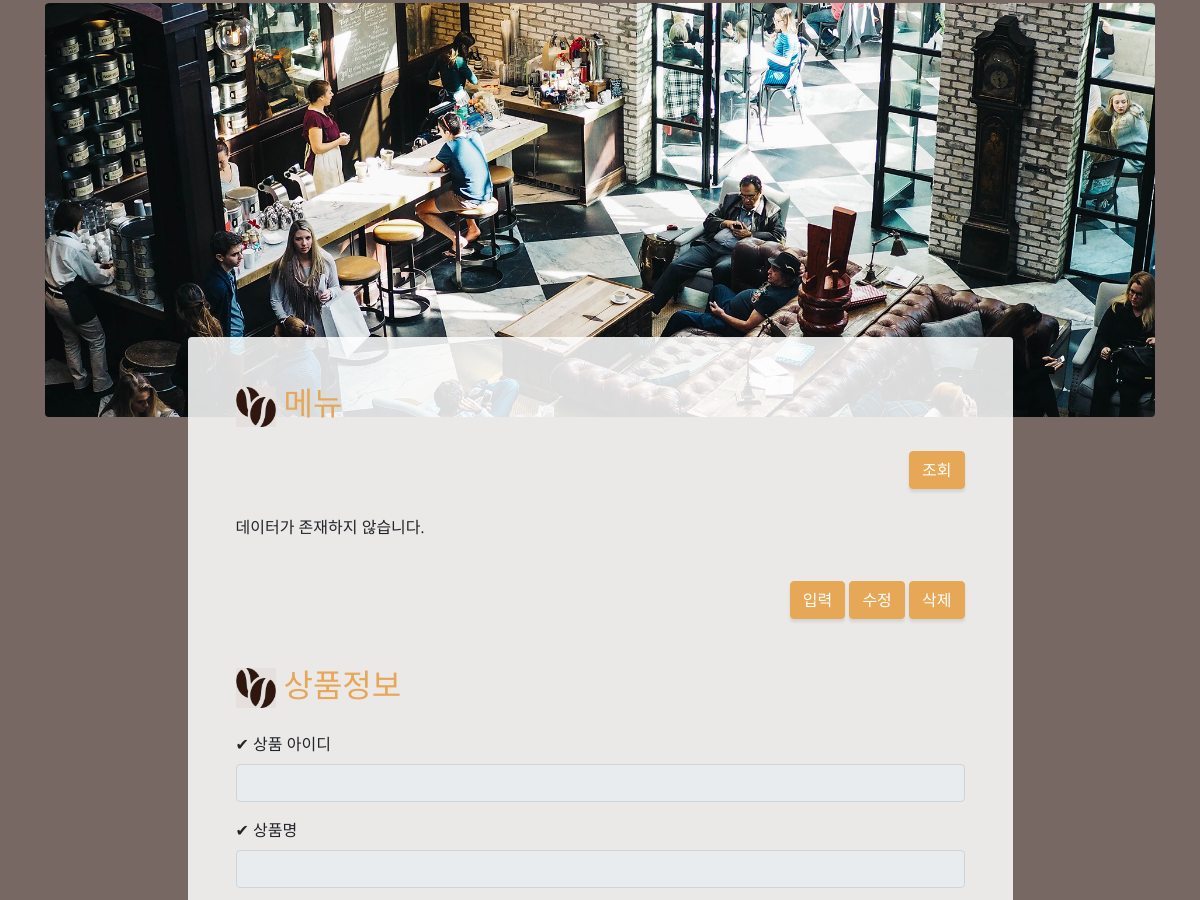
/maple/serchmenu/ (middle part), run on an earlier commit of the app's database.
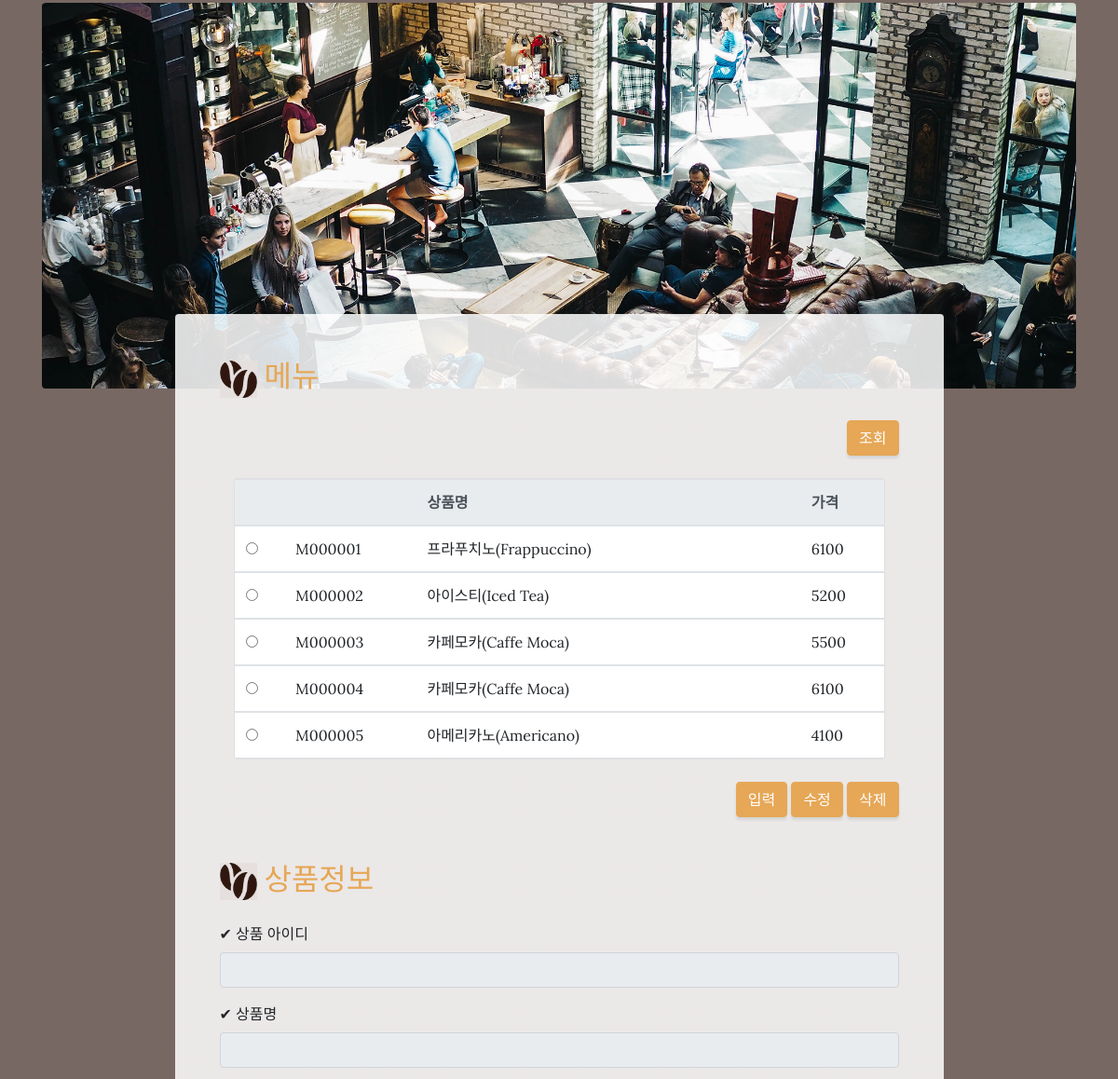
And on a later commit of the database.
### mapleApp/models.py (models this page shows, shortened)
class Menu(models.Model):
    menuid = models.CharField(max_length=20, primary_key=True) #메뉴 아이디
    menuname = models.CharField(max_length=100)                #메뉴명
    price = models.IntegerField()                              #가격
    def __str__(self):
        return self.menuid+ ' , '+self.menuname+ ' , ' + str(self.price)

### mapleApp/views.py (the view)
# urls.py: path('serchmenu/'    , views.serchmenu      ,name='serchmenu'),
def serchmenu(request):
    print('*> serchmenu :')
    menus = Menu.objects.all()
    print('menus', menus)
    context = {'menus': menus}
    menuName = request.POST.get('menuName', '0')
    return render(request, 'menu.html', context)

### mapleApp/templates/menu.html (shortened to what this page needs)
<!DOCTYPE html>
{% load static%}
<html lang="en">
<head>
  <link href="{% static 'vendor/bootstrap/css/bootstrap.min.css'%}" rel="stylesheet">
  <link href="{% static 'css/business-casual.min.css'  %}" rel="stylesheet">
</head>
<body>
  <section class="page-section about-heading">
    <div class="container">
      <img class="img-fluid rounded about-heading-img mb-3 mb-lg-0" src="img/about.jpg" alt="">
      <div class="about-heading-content">
        <div class="row">
          <div class="col-xl-9 col-lg-10 mx-auto">
            <div class="bg-faded rounded p-5">
              <h2 class="section-heading mb-4">
                <img  src="{% static 'img/cafe_icon3.png'%}" width="40" height="40">
                <span class="text-uppercase text-primary"> 메뉴 </span>
              </h2>
              <div class="intro-button" align="right">
                <button type="submit" class="btn btn-primary" id="serchBtn1">조회</button>
              </div>
              <br>
{%if menus %}
              <div class="container d-flex justify-content-center mt-50 mb-50">
                <div class="card w-100">
                  <div class="table-responsive">
                    <div style="width:100%; height:300px; overflow:auto ">
                    <table class="table table-hover ">
                      <thead class="thead-light">
                        <tr>
                          <th> </th>
                          <th scope="col"></th>
                          <th scope="col">상품명</th>
                          <th scope="col">가격</th>
                        </tr>
                      </thead>
{%  for menu in  menus   %}
                      <tbody>
                        <tr>
                          <td> <input  type="radio" name="radioValue" value="{{menu.menuid}}"> </td>
                          <td id="mId_{{menu.menuid}}">{{menu.menuid}}</td>
                          <td id="mName_{{menu.menuid}}" >{{menu.menuname}}</td>
                          <td id="mPrice_{{menu.menuid}}">{{menu.price}}</td>
                        </tr>
{%    endfor    %}
                      </tbody>
                    </table>
                    </div>
                  </div>
                </div>
              </div>
 {% else %}
       <p>  데이터가 존재하지 않습니다. </p>
 {% endif %}
              <br>
              <div class="intro-button" align="right">
                <button type="submit" class="btn btn-primary" id="inputBtn2">입력</button>
                <button type="submit" class="btn btn-primary" id="modiBtn2">수정</button>
                <button type="submit" class="btn btn-primary" id="delBtn2">삭제</button>
              </div>
              <br>
              <h2 class="section-heading mb-4">
                <img  src="{% static 'img/cafe_icon3.png'%}" width="40" height="40">
                <span class="text-uppercase text-primary" > 상품정보 </span>
              </h2>
              <section class="content">
                <div class="row">
                  <div class="col-md-12">
                    <div class="box box-primary">
                      <form id="regForm"  method="post" action="{% url 'insertmenu' %}" >
                        <div class="box-body">
                          <div class="form-group">
                            <label for="exampleInputEmail1"> ✔ 상품 아이디 </label>
                              <input type="text" readonly="readonly"
                                id='menuId' class="form-control" placeholder="">
                          </div>
                          <div class="form-group">
                            <label for="exampleInputEmail1"> ✔ 상품명 </label>
                              <input type="text" readonly="readonly"
                                id='menuName' class="form-control" placeholder="">
                          </div>
                        </div>
                      </form>
                    </div>
                  </div>
                </div>
              </section>
              <br>
              <br>
            </div>
          </div>
        </div>
      </div>
    </div>
  </section>
</body>
</html>

What changed in the data, as far as the page shows it:
added Menu: menuid "M000001", menuname "프라푸치노(Frappuccino)", price "6100"
added Menu: menuid "M000002", menuname "아이스티(Iced Tea)", price "5200"
added Menu: menuid "M000003", menuname "카페모카(Caffe Moca)", price "5500"
added Menu: menuid "M000004", menuname "카페모카(Caffe Moca)", price "6100"
added Menu: menuid "M000005", menuname "아메리카노(Americano)", price "4100"
Also different on the page:
text no longer shown: "데이터가 존재하지 않습니다."
text now shown: "상품명 가격"
